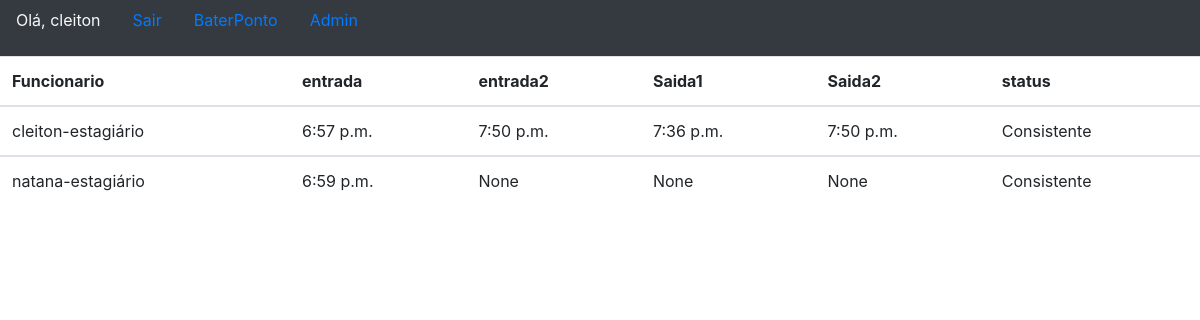
Screenshot of / (signed in) with the database file from the repository.
### app_ponto/models.py (models this page shows, shortened)
class Frequencia(models.Model):
    data = models.DateField(auto_now_add=True)#Adicionei para poder fazer uma verificação nas Views(Sucesso, FrequenciaViews) linha:12 e 21
    entrada1 = models.TimeField(null=True, blank=True)
    saida1 = models.TimeField(null=True, blank=True)
    entrada2 = models.TimeField(null=True, blank=True)
    saida2 = models.TimeField(null=True, blank=True)
    status = models.BooleanField()
    tipo = models.BooleanField()
    ip = models.CharField(max_length=15, null=True, blank=True)
    funcionario = models.ForeignKey(Funcionario, on_delete=models.CASCADE)

class Funcionario(models.Model): #models.SET_NULL
    nome = models.CharField(max_length=124)
    usuario = models.OneToOneField(User, on_delete=models.CASCADE, verbose_name='Usuário')
    chefe = models.ForeignKey(Chefe, on_delete=models.CASCADE)#So coloquei isso pra funcionar. Não esta completo!
    configuracao = models.ForeignKey(Configuracoes, on_delete=models.CASCADE)
    cargo = models.CharField(max_length=64)
    def __str__(self):
        return self.nome+"-"+self.cargo

### app_ponto/views.py (the view)
# urls.py: path('', homePage.as_view(), name='home'),
class homePage(ListView):
    model = Frequencia
    template_name = 'app_ponto/index.html'

### app_ponto/templates/app_ponto/index.html (shortened to what this page needs)
<!DOCTYPE html>
<html lang="pt-br">
<head>
    <link rel="stylesheet" href="https://stackpath.bootstrapcdn.com/bootstrap/4.1.3/css/bootstrap.min.css">
</head>
<body>
    <ul class="nav bg-dark">
            {% if user.is_authenticated %}
            <li class="nav-item">
                <P class="nav-link text-light">Olá, {{user.username}}</P>
            </li>
            <li class="nav-item">
                <a class="nav-link" href="logout">Sair</a>
            </li>
            {%else%}<li class="nav-item">
                <a class="nav-link" href="login">Login</a>
            </li>
            {% endif %}
        <li class="nav-item">
            <a class="nav-link active" href="ponto">BaterPonto</a>
        </li>
        <li class="nav-item">
            <a class="nav-link" href="admin">Admin</a>
        </li>
    </ul>
    <table class="table">
        <thead>
            <tr>
              <th scope="col">Funcionario</th>
              <th scope="col">entrada</th>
              <th scope="col">entrada2</th>
              <th scope="col">Saida1</th>
              <th scope="col">Saida2</th>
              <th scope="col">status</th>
            </tr>
        </thead>
    {% for i in object_list %}
        <tbody>
          <tr>
            <td>{{ i.funcionario }}</td>
            <td>{{ i.entrada1 }}</td>
            <td>{{ i.entrada2 }}</td>
            <td>{{ i.saida1 }}</td>
            <td>{{ i.saida2 }}</td>
            {% if i.status == True %}
            <td>Consistente</td>
            {% endif %}
          </tr>
        </tbody>
    {% endfor %}
</table>
</body>
</html>

### rows the page displays
Frequencia: funcionario "cleiton-estagiário", entrada1 "6:57 p.m.", entrada2 "7:50 p.m.", saida1 "7:36 p.m.", saida2 "7:50 p.m.", status "Consistente"
Frequencia: funcionario "natana-estagiário", entrada1 "6:59 p.m.", entrada2 "None", saida1 "None", saida2 "None", status "Consistente"

### other values shown
{{ user.username }} "cleiton"
